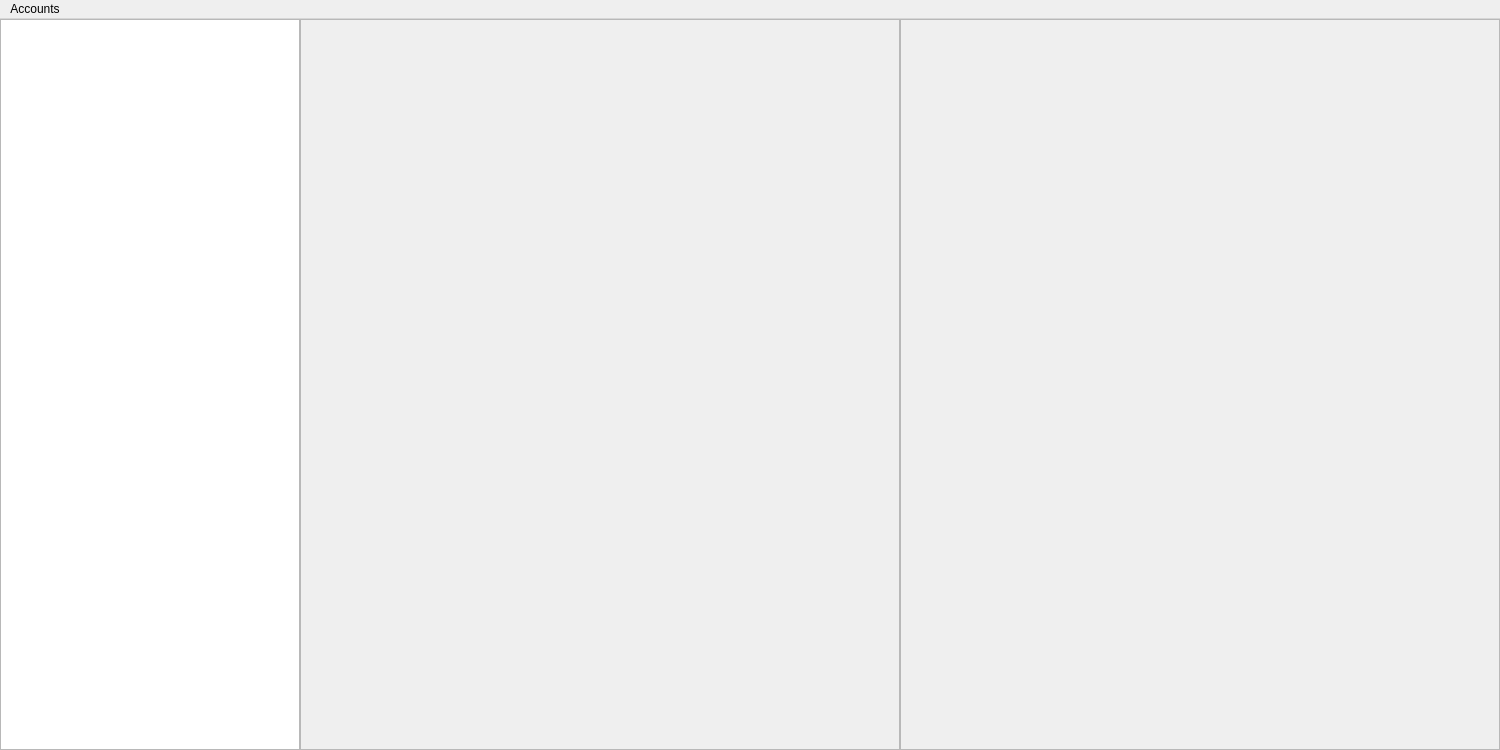
<?xml version="1.0" encoding="UTF-8"?>
<ui version="4.0">
 <class>MainWindow</class>
 <widget class="QMainWindow" name="MainWindow">
  <property name="geometry">
   <rect>
    <x>0</x>
    <y>0</y>
    <width>1500</width>
    <height>750</height>
   </rect>
  </property>
  <property name="windowTitle">
   <string>MainWindow</string>
  </property>
  <widget class="QWidget" name="centralwidget">
   <layout class="QHBoxLayout" name="horizontalLayout" stretch="1,2,2">
    <property name="spacing">
     <number>0</number>
    </property>
    <property name="leftMargin">
     <number>0</number>
    </property>
    <property name="topMargin">
     <number>0</number>
    </property>
    <property name="rightMargin">
     <number>0</number>
    </property>
    <property name="bottomMargin">
     <number>0</number>
    </property>
    <item>
     <widget class="QTreeWidget" name="feedsWidget">
      <property name="sizePolicy">
       <sizepolicy hsizetype="Expanding" vsizetype="Expanding">
        <horstretch>0</horstretch>
        <verstretch>0</verstretch>
       </sizepolicy>
      </property>
      <property name="headerHidden">
       <bool>true</bool>
      </property>
      <column>
       <property name="text">
        <string>1</string>
       </property>
      </column>
     </widget>
    </item>
    <item>
     <widget class="QScrollArea" name="scrollposts">
      <property name="widgetResizable">
       <bool>true</bool>
      </property>
      <widget class="QWidget" name="scrollAreaWidgetContents">
       <property name="geometry">
        <rect>
         <x>0</x>
         <y>0</y>
         <width>600</width>
         <height>720</height>
        </rect>
       </property>
       <layout class="QVBoxLayout" name="verticalLayout">
        <property name="spacing">
         <number>0</number>
        </property>
        <property name="leftMargin">
         <number>0</number>
        </property>
        <property name="topMargin">
         <number>0</number>
        </property>
        <property name="rightMargin">
         <number>0</number>
        </property>
        <property name="bottomMargin">
         <number>0</number>
        </property>
        <item>
         <layout class="QVBoxLayout" name="postWidgetContainer"/>
        </item>
       </layout>
      </widget>
     </widget>
    </item>
    <item>
     <widget class="QScrollArea" name="scrollArticle">
      <property name="widgetResizable">
       <bool>true</bool>
      </property>
      <property name="alignment">
       <set>Qt::AlignmentFlag::AlignLeading|Qt::AlignmentFlag::AlignLeft|Qt::AlignmentFlag::AlignTop</set>
      </property>
      <widget class="QWidget" name="article">
       <property name="geometry">
        <rect>
         <x>0</x>
         <y>0</y>
         <width>600</width>
         <height>720</height>
        </rect>
       </property>
       <layout class="QVBoxLayout" name="verticalLayout_2">
        <property name="spacing">
         <number>0</number>
        </property>
        <property name="leftMargin">
         <number>0</number>
        </property>
        <property name="topMargin">
         <number>0</number>
        </property>
        <property name="rightMargin">
         <number>0</number>
        </property>
        <property name="bottomMargin">
         <number>0</number>
        </property>
        <item>
         <layout class="QVBoxLayout" name="articleContainer"/>
        </item>
        <item>
         <spacer name="verticalSpacer">
          <property name="orientation">
           <enum>Qt::Orientation::Vertical</enum>
          </property>
          <property name="sizeHint" stdset="0">
           <size>
            <width>20</width>
            <height>40</height>
           </size>
          </property>
         </spacer>
        </item>
       </layout>
      </widget>
     </widget>
    </item>
   </layout>
  </widget>
  <widget class="QMenuBar" name="menubar">
   <property name="geometry">
    <rect>
     <x>0</x>
     <y>0</y>
     <width>1500</width>
     <height>30</height>
    </rect>
   </property>
   <widget class="QMenu" name="menuAccounts">
    <property name="title">
     <string>Accounts</string>
    </property>
    <addaction name="actionAdd_Group"/>
    <addaction name="actionNew_Feed"/>
   </widget>
   <addaction name="menuAccounts"/>
  </widget>
  <action name="actionAdd_Group">
   <property name="text">
    <string>New Group</string>
   </property>
  </action>
  <action name="actionNew_Feed">
   <property name="text">
    <string>New Feed</string>
   </property>
  </action>
 </widget>
 <resources/>
 <connections/>
</ui>
